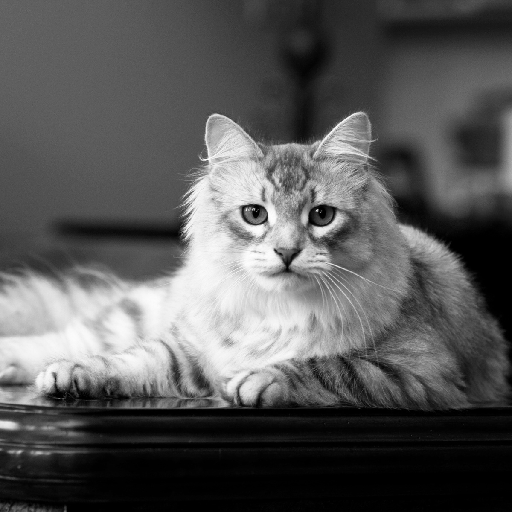
#> input picture Lab4/marvin_clean.png, 512 x 512 px
$ jupyter execute Top_hat_lolz.ipynb
#> lines starting #> are read from the running program, lines starting #| are printed output that depends on the picture; after the words box and inside, x2 and y2 are one past the last pixel; in counts of white or black regions, pixels touching at a corner belong together
[cell 1]
import numpy as np
import matplotlib.pyplot as plt

def apply_filter(fc,Marvin):

    # Creation of window
    w = np.ones(Marvin.shape)
    for i in range(w.shape[0]):
        for j in range(w.shape[1]):
            r2 = (i-511/2)**2 + (j-511/2)**2
            if r2 > fc**2:
                w[i,j] = 0

    Marvin_filtered = Marvin*w
    # Appliying filter on marvin 2d fft
    return (Marvin_filtered,w)

[cell 2]
# Loading tiff image with matplotlib into a numpy array (requires Pillow)
marvin = plt.imread('marvin_clean.png')
#> marvin is the input picture: shape (512, 512) float32; min 0, max 1, mean 0.346

plt.figure(figsize=[10, 5])
# Show color image
plt.imshow(marvin, cmap='gray')
plt.xlabel('x (j)')
plt.ylabel('y (i)')

[cell 3]
# Compute and shift fft2
Marvin = np.fft.fft2(marvin) # compute fft2
Marvin = np.fft.fftshift(Marvin) # shift fft2

# plot results
plt.imshow(np.log(np.abs(Marvin)))
plt.title('marvin 2d fft')
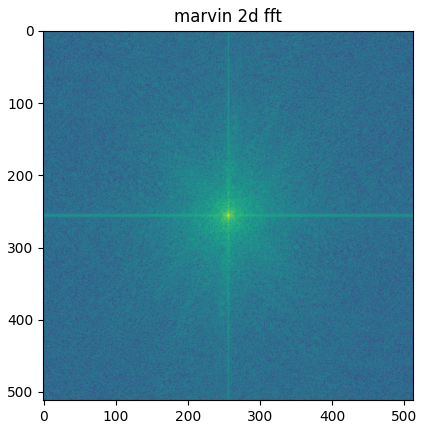
#> figure drawn by matplotlib, 1 panel

[cell 4]
fc=100
Marvin_filtered,w=apply_filter(fc,Marvin)
#> after the loop in apply_filter, `for i in range(w.shape[0]):`:
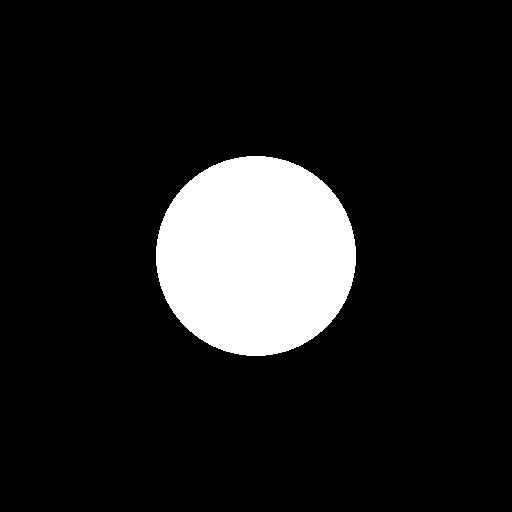
#> w: shape (512, 512) float64; values 0 (black) and 1 (white), 12% white; 1 white region, box (x1, y1, x2, y2) and area: (156, 156, 356, 356) 31428

# plot results
plt.figure(figsize=[10,5])
plt.subplot(1,2,1)
plt.imshow(w)
plt.title('Filter window')

plt.subplot(1,2,2)
plt.imshow(np.log(np.abs(Marvin))*w)
plt.title('Filtered marvin 2d fft')
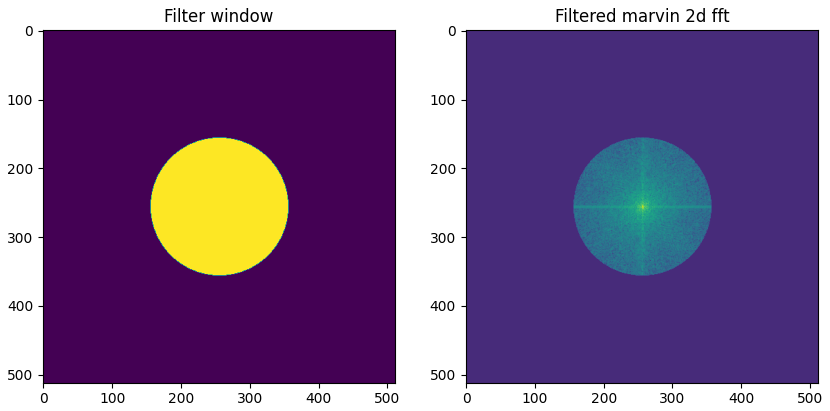
#> figure drawn by matplotlib, 2 panels

[cell 5]
marvin_filtered=np.fft.ifft2(np.fft.ifftshift(Marvin_filtered)).real
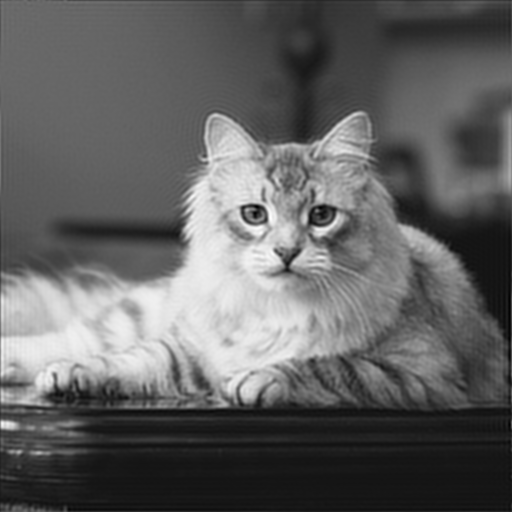
#> marvin_filtered: shape (512, 512) float64; min -0.0953, max 1.05, mean 0.346; drawn with min black and max white
plt.figure(figsize=[10, 5])
# Show color image
plt.subplot(1,2,1)
plt.imshow(marvin, cmap='gray')
plt.xlabel('x (j)')
plt.ylabel('y (i)')

# Show greyscale image
plt.subplot(1,2,2)
plt.imshow(marvin_filtered, cmap='gray')
plt.xlabel('x (j)')
plt.ylabel('y (i)')

[cell 6]
plt.figure(figsize=[10, 10])
plt.subplot(2,2,1)
plt.imshow(marvin, cmap='gray')
plt.xlabel('x (j)')
plt.ylabel('y (i)')
plt.title("Clean marvin")
# Show greyscale image
plt.subplot(2,2,2)
plt.imshow(marvin_filtered, cmap='gray')
plt.xlabel('x (j)')
plt.ylabel('y (i)')
plt.title(f"fc={fc} marvin")

plt.subplot(2,2,3)
plt.imshow(np.log(np.abs(Marvin)), cmap='gray')
plt.xlabel('x (j)')
plt.ylabel('y (i)')
plt.title("marvin 2d fft")

plt.subplot(2,2,4)
plt.imshow(np.log(np.abs(Marvin))*w, cmap="gray")
plt.xlabel('x (j)')
plt.ylabel('y (i)')
plt.title('marvin 2d fft filtered')
plt.savefig(f"marvin_pictures/marvin_fc{fc}_Quad_graph.png")
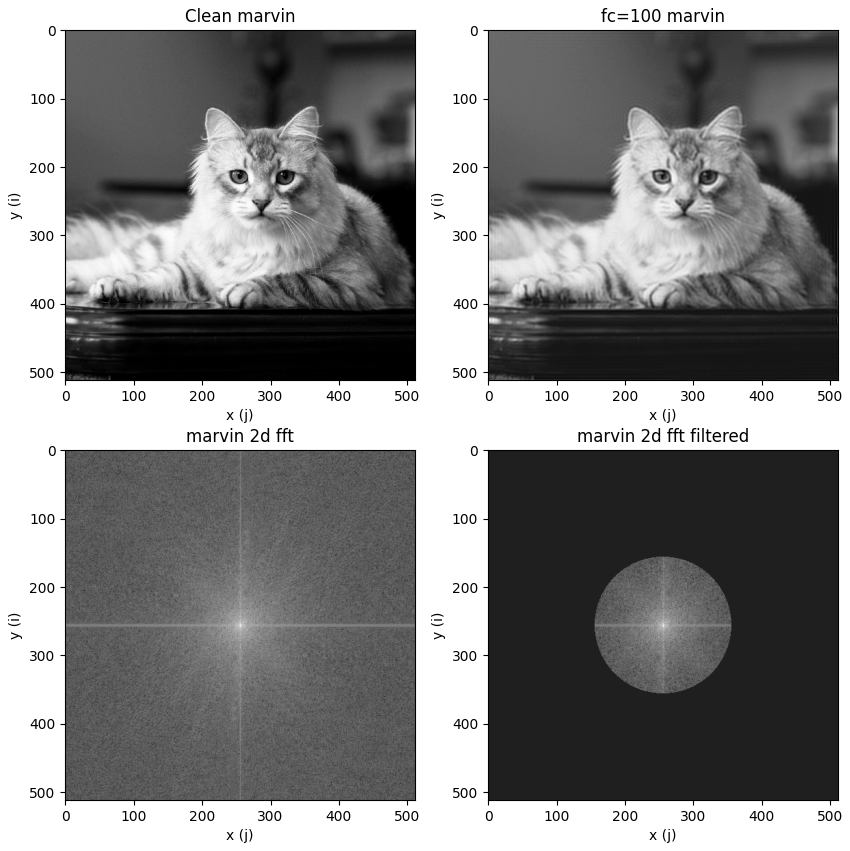
#> figure drawn by matplotlib, 4 panels
